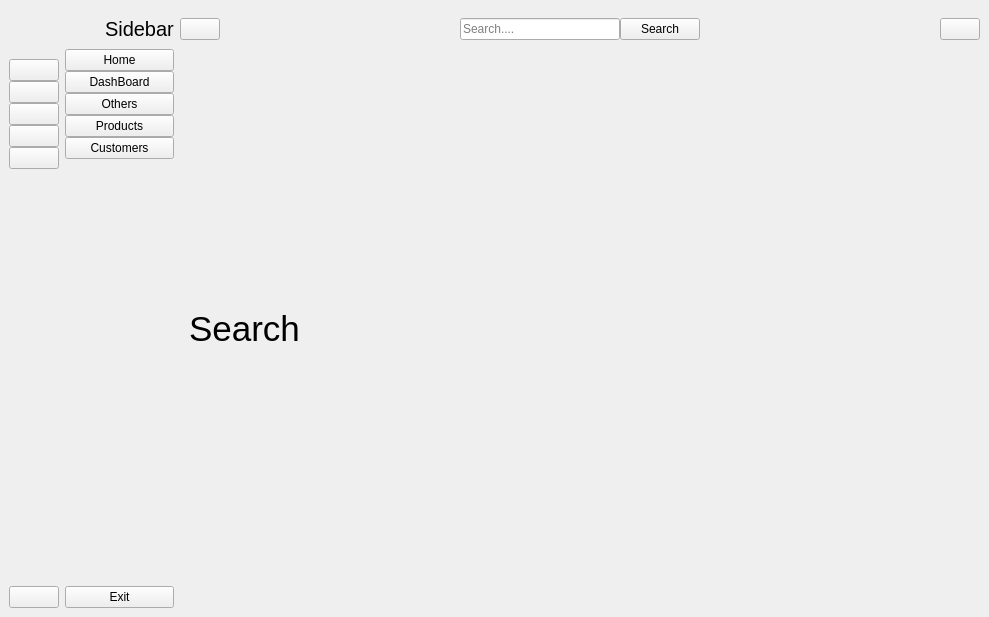
<?xml version="1.0" encoding="UTF-8"?>
<ui version="4.0">
 <class>MainWindow</class>
 <widget class="QMainWindow" name="MainWindow">
  <property name="geometry">
   <rect>
    <x>0</x>
    <y>0</y>
    <width>989</width>
    <height>617</height>
   </rect>
  </property>
  <property name="windowTitle">
   <string>MainWindow</string>
  </property>
  <widget class="QWidget" name="centralwidget">
   <layout class="QGridLayout" name="gridLayout">
    <item row="0" column="2">
     <widget class="QWidget" name="widget_3" native="true">
      <layout class="QVBoxLayout" name="verticalLayout_5">
       <property name="spacing">
        <number>0</number>
       </property>
       <property name="leftMargin">
        <number>0</number>
       </property>
       <property name="topMargin">
        <number>0</number>
       </property>
       <property name="rightMargin">
        <number>0</number>
       </property>
       <property name="bottomMargin">
        <number>0</number>
       </property>
       <item>
        <widget class="QWidget" name="header_widget" native="true">
         <property name="minimumSize">
          <size>
           <width>0</width>
           <height>40</height>
          </size>
         </property>
         <layout class="QHBoxLayout" name="horizontalLayout_4">
          <property name="spacing">
           <number>0</number>
          </property>
          <property name="leftMargin">
           <number>0</number>
          </property>
          <property name="topMargin">
           <number>0</number>
          </property>
          <property name="rightMargin">
           <number>0</number>
          </property>
          <property name="bottomMargin">
           <number>0</number>
          </property>
          <item>
           <widget class="QPushButton" name="change_btn">
            <property name="text">
             <string/>
            </property>
            <property name="icon">
             <iconset resource="resource.qrc">
              <normaloff>:/icon/icon/activity-feed-32.ico</normaloff>:/icon/icon/activity-feed-32.ico</iconset>
            </property>
            <property name="iconSize">
             <size>
              <width>14</width>
              <height>14</height>
             </size>
            </property>
            <property name="checkable">
             <bool>true</bool>
            </property>
           </widget>
          </item>
          <item>
           <spacer name="horizontalSpacer">
            <property name="orientation">
             <enum>Qt::Horizontal</enum>
            </property>
            <property name="sizeHint" stdset="0">
             <size>
              <width>216</width>
              <height>20</height>
             </size>
            </property>
           </spacer>
          </item>
          <item>
           <layout class="QHBoxLayout" name="horizontalLayout">
            <item>
             <widget class="QLineEdit" name="search_input">
              <property name="placeholderText">
               <string>Search....</string>
              </property>
             </widget>
            </item>
            <item>
             <widget class="QPushButton" name="search_btn">
              <property name="text">
               <string>Search</string>
              </property>
              <property name="icon">
               <iconset resource="resource.qrc">
                <normaloff>:/icon/icon/search-13-48.ico</normaloff>:/icon/icon/search-13-48.ico</iconset>
              </property>
              <property name="iconSize">
               <size>
                <width>14</width>
                <height>14</height>
               </size>
              </property>
             </widget>
            </item>
           </layout>
          </item>
          <item>
           <spacer name="horizontalSpacer_2">
            <property name="orientation">
             <enum>Qt::Horizontal</enum>
            </property>
            <property name="sizeHint" stdset="0">
             <size>
              <width>216</width>
              <height>20</height>
             </size>
            </property>
           </spacer>
          </item>
          <item>
           <widget class="QPushButton" name="user_btn">
            <property name="text">
             <string/>
            </property>
            <property name="icon">
             <iconset resource="resource.qrc">
              <normaloff>:/icon/icon/user-48.ico</normaloff>:/icon/icon/user-48.ico</iconset>
            </property>
            <property name="iconSize">
             <size>
              <width>14</width>
              <height>14</height>
             </size>
            </property>
           </widget>
          </item>
         </layout>
        </widget>
       </item>
       <item>
        <widget class="QStackedWidget" name="stackedWidget">
         <property name="currentIndex">
          <number>5</number>
         </property>
         <widget class="QWidget" name="page">
          <layout class="QGridLayout" name="gridLayout_2">
           <item row="0" column="0">
            <widget class="QLabel" name="label_4">
             <property name="font">
              <font>
               <pointsize>22</pointsize>
              </font>
             </property>
             <property name="text">
              <string>Home Page</string>
             </property>
            </widget>
           </item>
          </layout>
         </widget>
         <widget class="QWidget" name="page_2">
          <layout class="QGridLayout" name="gridLayout_3">
           <item row="0" column="0">
            <layout class="QHBoxLayout" name="horizontalLayout_5">
             <item>
              <spacer name="horizontalSpacer_3">
               <property name="orientation">
                <enum>Qt::Horizontal</enum>
               </property>
               <property name="sizeHint" stdset="0">
                <size>
                 <width>40</width>
                 <height>20</height>
                </size>
               </property>
              </spacer>
             </item>
             <item>
              <widget class="QLabel" name="label_5">
               <property name="font">
                <font>
                 <pointsize>26</pointsize>
                </font>
               </property>
               <property name="text">
                <string>Dashboard</string>
               </property>
              </widget>
             </item>
             <item>
              <spacer name="horizontalSpacer_4">
               <property name="orientation">
                <enum>Qt::Horizontal</enum>
               </property>
               <property name="sizeHint" stdset="0">
                <size>
                 <width>40</width>
                 <height>20</height>
                </size>
               </property>
              </spacer>
             </item>
            </layout>
           </item>
          </layout>
         </widget>
         <widget class="QWidget" name="page_3">
          <layout class="QGridLayout" name="gridLayout_4">
           <item row="0" column="0">
            <widget class="QLabel" name="label_6">
             <property name="font">
              <font>
               <pointsize>26</pointsize>
              </font>
             </property>
             <property name="text">
              <string>Others</string>
             </property>
            </widget>
           </item>
          </layout>
         </widget>
         <widget class="QWidget" name="page_4">
          <layout class="QGridLayout" name="gridLayout_8">
           <item row="0" column="0">
            <widget class="QLabel" name="label_7">
             <property name="font">
              <font>
               <pointsize>26</pointsize>
              </font>
             </property>
             <property name="text">
              <string>Products</string>
             </property>
            </widget>
           </item>
          </layout>
         </widget>
         <widget class="QWidget" name="page_5">
          <layout class="QGridLayout" name="gridLayout_7">
           <item row="0" column="0">
            <widget class="QLabel" name="label_8">
             <property name="font">
              <font>
               <pointsize>26</pointsize>
              </font>
             </property>
             <property name="text">
              <string>Customers</string>
             </property>
            </widget>
           </item>
          </layout>
         </widget>
         <widget class="QWidget" name="page_6">
          <layout class="QGridLayout" name="gridLayout_6">
           <item row="0" column="0">
            <widget class="QLabel" name="search_label_9">
             <property name="font">
              <font>
               <pointsize>26</pointsize>
              </font>
             </property>
             <property name="text">
              <string>Search</string>
             </property>
            </widget>
           </item>
          </layout>
         </widget>
         <widget class="QWidget" name="page_7">
          <layout class="QGridLayout" name="gridLayout_5">
           <item row="0" column="0">
            <widget class="QLabel" name="label_10">
             <property name="font">
              <font>
               <pointsize>26</pointsize>
              </font>
             </property>
             <property name="text">
              <string>Userpage</string>
             </property>
            </widget>
           </item>
          </layout>
         </widget>
        </widget>
       </item>
      </layout>
     </widget>
    </item>
    <item row="0" column="1">
     <widget class="QWidget" name="full_menu_widget" native="true">
      <layout class="QVBoxLayout" name="verticalLayout_4">
       <property name="spacing">
        <number>0</number>
       </property>
       <property name="leftMargin">
        <number>0</number>
       </property>
       <property name="topMargin">
        <number>0</number>
       </property>
       <property name="rightMargin">
        <number>0</number>
       </property>
       <property name="bottomMargin">
        <number>0</number>
       </property>
       <item>
        <layout class="QHBoxLayout" name="horizontalLayout_3">
         <property name="spacing">
          <number>0</number>
         </property>
         <item>
          <widget class="QLabel" name="logo_label_2">
           <property name="minimumSize">
            <size>
             <width>40</width>
             <height>40</height>
            </size>
           </property>
           <property name="maximumSize">
            <size>
             <width>40</width>
             <height>40</height>
            </size>
           </property>
           <property name="text">
            <string/>
           </property>
           <property name="pixmap">
            <pixmap resource="resource.qrc">:/icon/icon/Logo.png</pixmap>
           </property>
           <property name="scaledContents">
            <bool>true</bool>
           </property>
          </widget>
         </item>
         <item>
          <widget class="QLabel" name="logo_label_3">
           <property name="font">
            <font>
             <family>Segoe UI</family>
             <pointsize>15</pointsize>
            </font>
           </property>
           <property name="text">
            <string>Sidebar</string>
           </property>
          </widget>
         </item>
        </layout>
       </item>
       <item>
        <layout class="QVBoxLayout" name="verticalLayout">
         <property name="spacing">
          <number>0</number>
         </property>
         <item>
          <widget class="QPushButton" name="home_btn_2">
           <property name="text">
            <string>Home</string>
           </property>
           <property name="icon">
            <iconset resource="resource.qrc">
             <normaloff>:/icon/icon/home-4-32.ico</normaloff>
             <normalon>:/icon/icon/home-4-48.ico</normalon>:/icon/icon/home-4-32.ico</iconset>
           </property>
           <property name="iconSize">
            <size>
             <width>14</width>
             <height>14</height>
            </size>
           </property>
           <property name="checkable">
            <bool>true</bool>
           </property>
           <property name="autoExclusive">
            <bool>true</bool>
           </property>
          </widget>
         </item>
         <item>
          <widget class="QPushButton" name="dashboard_btn_2">
           <property name="text">
            <string>DashBoard</string>
           </property>
           <property name="icon">
            <iconset resource="resource.qrc">
             <normaloff>:/icon/icon/dashboard-5-32.ico</normaloff>
             <normalon>:/icon/icon/dashboard-5-48.ico</normalon>:/icon/icon/dashboard-5-32.ico</iconset>
           </property>
           <property name="iconSize">
            <size>
             <width>14</width>
             <height>14</height>
            </size>
           </property>
           <property name="checkable">
            <bool>true</bool>
           </property>
           <property name="autoExclusive">
            <bool>true</bool>
           </property>
          </widget>
         </item>
         <item>
          <widget class="QPushButton" name="others_btn_2">
           <property name="text">
            <string>Others</string>
           </property>
           <property name="icon">
            <iconset resource="resource.qrc">
             <normaloff>:/icon/icon/activity-feed-32.ico</normaloff>
             <normalon>:/icon/icon/activity-feed-48.ico</normalon>:/icon/icon/activity-feed-32.ico</iconset>
           </property>
           <property name="iconSize">
            <size>
             <width>14</width>
             <height>14</height>
            </size>
           </property>
           <property name="checkable">
            <bool>true</bool>
           </property>
           <property name="autoExclusive">
            <bool>true</bool>
           </property>
          </widget>
         </item>
         <item>
          <widget class="QPushButton" name="products_btn_2">
           <property name="text">
            <string>Products</string>
           </property>
           <property name="icon">
            <iconset resource="resource.qrc">
             <normaloff>:/icon/icon/product-32.ico</normaloff>
             <normalon>:/icon/icon/product-48.ico</normalon>:/icon/icon/product-32.ico</iconset>
           </property>
           <property name="iconSize">
            <size>
             <width>14</width>
             <height>14</height>
            </size>
           </property>
           <property name="checkable">
            <bool>true</bool>
           </property>
           <property name="autoExclusive">
            <bool>true</bool>
           </property>
          </widget>
         </item>
         <item>
          <widget class="QPushButton" name="customers_btn_2">
           <property name="text">
            <string>Customers</string>
           </property>
           <property name="icon">
            <iconset resource="resource.qrc">
             <normaloff>:/icon/icon/group-32.ico</normaloff>
             <normalon>:/icon/icon/group-48.ico</normalon>:/icon/icon/group-32.ico</iconset>
           </property>
           <property name="iconSize">
            <size>
             <width>14</width>
             <height>14</height>
            </size>
           </property>
           <property name="checkable">
            <bool>true</bool>
           </property>
           <property name="autoExclusive">
            <bool>true</bool>
           </property>
          </widget>
         </item>
        </layout>
       </item>
       <item>
        <spacer name="verticalSpacer_2">
         <property name="orientation">
          <enum>Qt::Vertical</enum>
         </property>
         <property name="sizeHint" stdset="0">
          <size>
           <width>20</width>
           <height>413</height>
          </size>
         </property>
        </spacer>
       </item>
       <item>
        <widget class="QPushButton" name="exit_btn_2">
         <property name="text">
          <string>Exit</string>
         </property>
         <property name="icon">
          <iconset resource="resource.qrc">
           <normaloff>:/icon/icon/close-window-64.ico</normaloff>:/icon/icon/close-window-64.ico</iconset>
         </property>
         <property name="iconSize">
          <size>
           <width>14</width>
           <height>14</height>
          </size>
         </property>
         <property name="checkable">
          <bool>true</bool>
         </property>
         <property name="autoExclusive">
          <bool>true</bool>
         </property>
        </widget>
       </item>
      </layout>
     </widget>
    </item>
    <item row="0" column="0">
     <widget class="QWidget" name="icon_only_widget" native="true">
      <layout class="QVBoxLayout" name="verticalLayout_3">
       <property name="spacing">
        <number>0</number>
       </property>
       <property name="leftMargin">
        <number>0</number>
       </property>
       <property name="topMargin">
        <number>0</number>
       </property>
       <property name="rightMargin">
        <number>0</number>
       </property>
       <property name="bottomMargin">
        <number>0</number>
       </property>
       <item>
        <layout class="QHBoxLayout" name="horizontalLayout_2">
         <property name="spacing">
          <number>0</number>
         </property>
         <item>
          <widget class="QLabel" name="logo_label_1">
           <property name="minimumSize">
            <size>
             <width>50</width>
             <height>50</height>
            </size>
           </property>
           <property name="maximumSize">
            <size>
             <width>50</width>
             <height>50</height>
            </size>
           </property>
           <property name="font">
            <font>
             <pointsize>14</pointsize>
            </font>
           </property>
           <property name="text">
            <string/>
           </property>
           <property name="pixmap">
            <pixmap resource="resource.qrc">:/icon/icon/Logo.png</pixmap>
           </property>
           <property name="scaledContents">
            <bool>true</bool>
           </property>
          </widget>
         </item>
        </layout>
       </item>
       <item>
        <layout class="QVBoxLayout" name="verticalLayout_2">
         <property name="spacing">
          <number>0</number>
         </property>
         <item>
          <widget class="QPushButton" name="home_btn_1">
           <property name="text">
            <string/>
           </property>
           <property name="icon">
            <iconset resource="resource.qrc">
             <normaloff>:/icon/icon/home-4-32.ico</normaloff>
             <normalon>:/icon/icon/home-4-48.ico</normalon>:/icon/icon/home-4-32.ico</iconset>
           </property>
           <property name="iconSize">
            <size>
             <width>20</width>
             <height>20</height>
            </size>
           </property>
           <property name="checkable">
            <bool>true</bool>
           </property>
           <property name="autoExclusive">
            <bool>true</bool>
           </property>
          </widget>
         </item>
         <item>
          <widget class="QPushButton" name="dashboard_btn_1">
           <property name="text">
            <string/>
           </property>
           <property name="icon">
            <iconset resource="resource.qrc">
             <normaloff>:/icon/icon/dashboard-5-32.ico</normaloff>
             <normalon>:/icon/icon/dashboard-5-48.ico</normalon>:/icon/icon/dashboard-5-32.ico</iconset>
           </property>
           <property name="iconSize">
            <size>
             <width>20</width>
             <height>20</height>
            </size>
           </property>
           <property name="checkable">
            <bool>true</bool>
           </property>
           <property name="autoExclusive">
            <bool>true</bool>
           </property>
          </widget>
         </item>
         <item>
          <widget class="QPushButton" name="others_btn_1">
           <property name="text">
            <string/>
           </property>
           <property name="icon">
            <iconset resource="resource.qrc">
             <normaloff>:/icon/icon/activity-feed-32.ico</normaloff>
             <normalon>:/icon/icon/activity-feed-48.ico</normalon>:/icon/icon/activity-feed-32.ico</iconset>
           </property>
           <property name="iconSize">
            <size>
             <width>20</width>
             <height>20</height>
            </size>
           </property>
           <property name="checkable">
            <bool>true</bool>
           </property>
           <property name="autoExclusive">
            <bool>true</bool>
           </property>
          </widget>
         </item>
         <item>
          <widget class="QPushButton" name="products_btn_1">
           <property name="text">
            <string/>
           </property>
           <property name="icon">
            <iconset resource="resource.qrc">
             <normaloff>:/icon/icon/product-32.ico</normaloff>
             <normalon>:/icon/icon/product-48.ico</normalon>:/icon/icon/product-32.ico</iconset>
           </property>
           <property name="iconSize">
            <size>
             <width>20</width>
             <height>20</height>
            </size>
           </property>
           <property name="checkable">
            <bool>true</bool>
           </property>
           <property name="autoExclusive">
            <bool>true</bool>
           </property>
          </widget>
         </item>
         <item>
          <widget class="QPushButton" name="customers_btn_1">
           <property name="text">
            <string/>
           </property>
           <property name="icon">
            <iconset resource="resource.qrc">
             <normaloff>:/icon/icon/group-32.ico</normaloff>
             <normalon>:/icon/icon/group-48.ico</normalon>:/icon/icon/group-32.ico</iconset>
           </property>
           <property name="iconSize">
            <size>
             <width>20</width>
             <height>20</height>
            </size>
           </property>
           <property name="checkable">
            <bool>true</bool>
           </property>
           <property name="autoExclusive">
            <bool>true</bool>
           </property>
          </widget>
         </item>
        </layout>
       </item>
       <item>
        <spacer name="verticalSpacer">
         <property name="orientation">
          <enum>Qt::Vertical</enum>
         </property>
         <property name="sizeHint" stdset="0">
          <size>
           <width>20</width>
           <height>373</height>
          </size>
         </property>
        </spacer>
       </item>
       <item>
        <widget class="QPushButton" name="exit_btn_1">
         <property name="text">
          <string/>
         </property>
         <property name="icon">
          <iconset resource="resource.qrc">
           <normaloff>:/icon/icon/close-window-64.ico</normaloff>:/icon/icon/close-window-64.ico</iconset>
         </property>
         <property name="iconSize">
          <size>
           <width>20</width>
           <height>20</height>
          </size>
         </property>
         <property name="checkable">
          <bool>true</bool>
         </property>
         <property name="autoExclusive">
          <bool>true</bool>
         </property>
        </widget>
       </item>
      </layout>
     </widget>
    </item>
   </layout>
  </widget>
 </widget>
 <resources>
  <include location="resource.qrc"/>
 </resources>
 <connections>
  <connection>
   <sender>home_btn_1</sender>
   <signal>toggled(bool)</signal>
   <receiver>home_btn_2</receiver>
   <slot>setChecked(bool)</slot>
   <hints>
    <hint type="sourcelabel">
     <x>59</x>
     <y>89</y>
    </hint>
    <hint type="destinationlabel">
     <x>174</x>
     <y>74</y>
    </hint>
   </hints>
  </connection>
  <connection>
   <sender>dashboard_btn_1</sender>
   <signal>toggled(bool)</signal>
   <receiver>dashboard_btn_2</receiver>
   <slot>setChecked(bool)</slot>
   <hints>
    <hint type="sourcelabel">
     <x>59</x>
     <y>117</y>
    </hint>
    <hint type="destinationlabel">
     <x>174</x>
     <y>97</y>
    </hint>
   </hints>
  </connection>
  <connection>
   <sender>others_btn_1</sender>
   <signal>toggled(bool)</signal>
   <receiver>others_btn_2</receiver>
   <slot>setChecked(bool)</slot>
   <hints>
    <hint type="sourcelabel">
     <x>59</x>
     <y>145</y>
    </hint>
    <hint type="destinationlabel">
     <x>174</x>
     <y>120</y>
    </hint>
   </hints>
  </connection>
  <connection>
   <sender>products_btn_2</sender>
   <signal>toggled(bool)</signal>
   <receiver>products_btn_1</receiver>
   <slot>setChecked(bool)</slot>
   <hints>
    <hint type="sourcelabel">
     <x>174</x>
     <y>143</y>
    </hint>
    <hint type="destinationlabel">
     <x>59</x>
     <y>173</y>
    </hint>
   </hints>
  </connection>
  <connection>
   <sender>products_btn_1</sender>
   <signal>toggled(bool)</signal>
   <receiver>products_btn_2</receiver>
   <slot>setChecked(bool)</slot>
   <hints>
    <hint type="sourcelabel">
     <x>59</x>
     <y>173</y>
    </hint>
    <hint type="destinationlabel">
     <x>174</x>
     <y>143</y>
    </hint>
   </hints>
  </connection>
  <connection>
   <sender>customers_btn_1</sender>
   <signal>toggled(bool)</signal>
   <receiver>customers_btn_2</receiver>
   <slot>setChecked(bool)</slot>
   <hints>
    <hint type="sourcelabel">
     <x>59</x>
     <y>201</y>
    </hint>
    <hint type="destinationlabel">
     <x>174</x>
     <y>166</y>
    </hint>
   </hints>
  </connection>
  <connection>
   <sender>home_btn_2</sender>
   <signal>toggled(bool)</signal>
   <receiver>home_btn_1</receiver>
   <slot>setChecked(bool)</slot>
   <hints>
    <hint type="sourcelabel">
     <x>174</x>
     <y>74</y>
    </hint>
    <hint type="destinationlabel">
     <x>59</x>
     <y>89</y>
    </hint>
   </hints>
  </connection>
  <connection>
   <sender>dashboard_btn_2</sender>
   <signal>toggled(bool)</signal>
   <receiver>dashboard_btn_1</receiver>
   <slot>setChecked(bool)</slot>
   <hints>
    <hint type="sourcelabel">
     <x>174</x>
     <y>97</y>
    </hint>
    <hint type="destinationlabel">
     <x>59</x>
     <y>117</y>
    </hint>
   </hints>
  </connection>
  <connection>
   <sender>others_btn_2</sender>
   <signal>toggled(bool)</signal>
   <receiver>others_btn_1</receiver>
   <slot>setChecked(bool)</slot>
   <hints>
    <hint type="sourcelabel">
     <x>174</x>
     <y>120</y>
    </hint>
    <hint type="destinationlabel">
     <x>59</x>
     <y>145</y>
    </hint>
   </hints>
  </connection>
  <connection>
   <sender>customers_btn_2</sender>
   <signal>toggled(bool)</signal>
   <receiver>customers_btn_1</receiver>
   <slot>setChecked(bool)</slot>
   <hints>
    <hint type="sourcelabel">
     <x>174</x>
     <y>166</y>
    </hint>
    <hint type="destinationlabel">
     <x>59</x>
     <y>201</y>
    </hint>
   </hints>
  </connection>
  <connection>
   <sender>change_btn</sender>
   <signal>toggled(bool)</signal>
   <receiver>icon_only_widget</receiver>
   <slot>setVisible(bool)</slot>
   <hints>
    <hint type="sourcelabel">
     <x>207</x>
     <y>39</y>
    </hint>
    <hint type="destinationlabel">
     <x>60</x>
     <y>338</y>
    </hint>
   </hints>
  </connection>
  <connection>
   <sender>change_btn</sender>
   <signal>toggled(bool)</signal>
   <receiver>full_menu_widget</receiver>
   <slot>setHidden(bool)</slot>
   <hints>
    <hint type="sourcelabel">
     <x>207</x>
     <y>39</y>
    </hint>
    <hint type="destinationlabel">
     <x>175</x>
     <y>246</y>
    </hint>
   </hints>
  </connection>
  <connection>
   <sender>exit_btn_2</sender>
   <signal>clicked()</signal>
   <receiver>MainWindow</receiver>
   <slot>close()</slot>
   <hints>
    <hint type="sourcelabel">
     <x>125</x>
     <y>591</y>
    </hint>
    <hint type="destinationlabel">
     <x>361</x>
     <y>622</y>
    </hint>
   </hints>
  </connection>
  <connection>
   <sender>exit_btn_1</sender>
   <signal>clicked()</signal>
   <receiver>MainWindow</receiver>
   <slot>close()</slot>
   <hints>
    <hint type="sourcelabel">
     <x>44</x>
     <y>596</y>
    </hint>
    <hint type="destinationlabel">
     <x>441</x>
     <y>622</y>
    </hint>
   </hints>
  </connection>
 </connections>
</ui>
